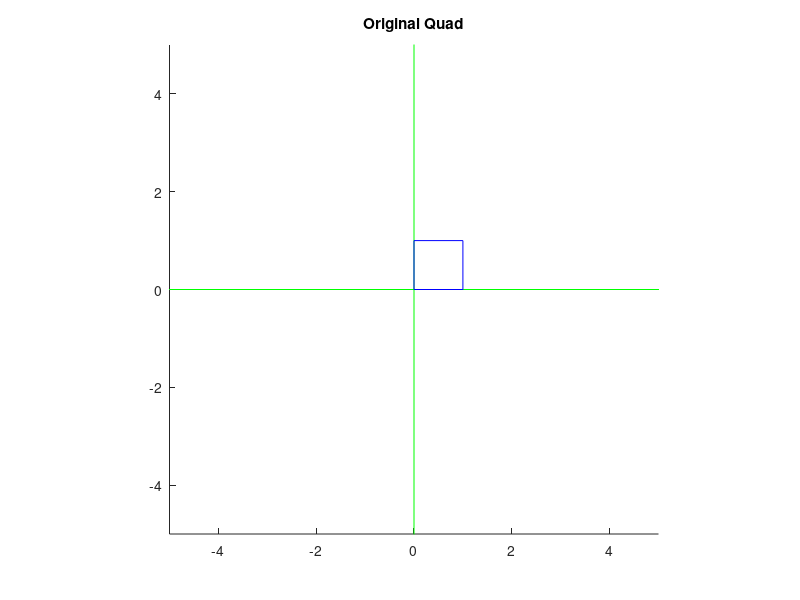
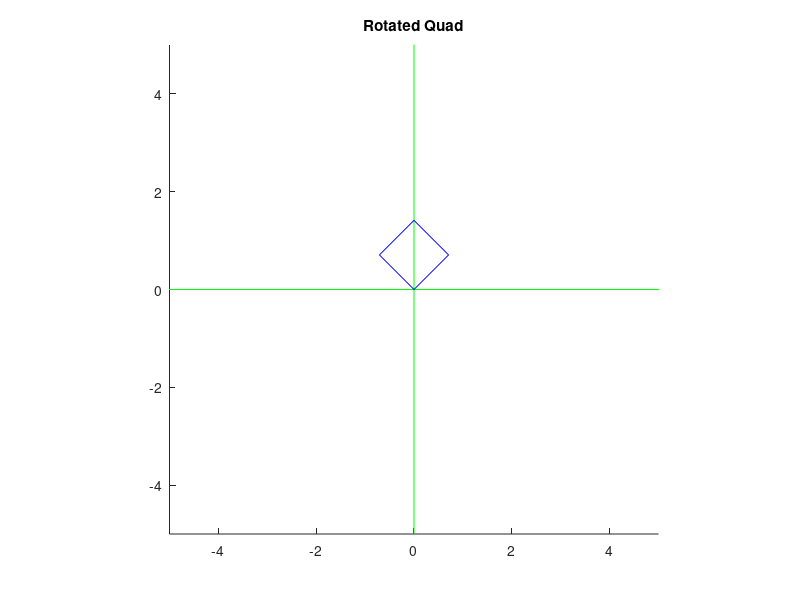
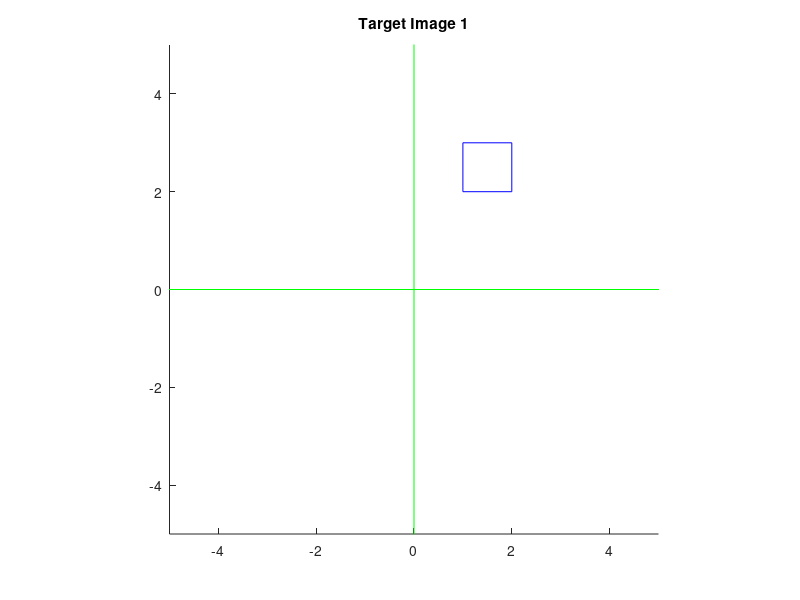

The MATLAB source for these figures, in order:
function[matrix_translate, matrix_rotate, matrix_scale, rotated_vertices, image1_vertices, image2_vertices, image3_vertices, image4_vertices] = Transformations()

%% I. Transformations and Plotting
clc
% 1) Implement the following matrix functions. They can be found at the
% bottom of the file
matrix_translate = mtranslate(1, 2)
matrix_rotate = mrotate(45)
matrix_scale = mscale(2, 3)

% 2) Finish the display_vertices function
quad = [0, 0, 1; 1, 0, 1; 1, 1, 1; 0, 1, 1; 0, 0, 1]'
display_vertices(quad, 11, 'Original Quad');

% 3) Implement the transform_vertices function
rotated_vertices = transform_vertices(quad, matrix_rotate)
display_vertices(rotated_vertices, 12, 'Rotated Quad');

% 4) Delete the next 4 lines and use the implemented functions to produce 
% the Target Images 1-4 (see submission system) and display them.
image1_vertices = transform_vertices(quad,matrix_translate)
image2_vertices = quad;
image3_vertices = quad;
image4_vertices = quad;

display_vertices(image1_vertices, 13, 'Target Image 1');
%display_vertices(image2_vertices, 14, 'Target Image 2');
%display_vertices(image3_vertices, 15, 'Target Image 3');
%display_vertices(image4_vertices, 16, 'Target Image 4');



end

% Returns a 3x3 translation matrix
% tx, ty: translation along x and y
function[matrix] =  mtranslate(tx, ty)
    
    matrix = [1,0,tx;0,1,ty;0,0,1];

end

% Returns a 3x3 counter-clockwise rotation matrix
% angle: rotation angle in degrees
function[matrix] = mrotate(angle)
    % wahrscheinlich clockwise, geh?rt aber counter-clockwise. fix!!
    matrix = [cosd(angle),-sind(angle),0;sind(angle),cosd(angle),0;0,0,1];

end

% Returns a 3x3 scaling matrix
% sx, sy: scaling in x and y direction
function[matrix] = mscale(sx, sy)

    matrix = [sx,0,0;0,sy,0;0,0,1];

end

%Displays a list of vertices
%v: list of vertices ([x1, x2, x3, ...; y1, y2, y3, ...; 1, 1, 1, ....;)
%id: figure id
%head: title of the figure
function[] = display_vertices(v, id, head)

%Create new figure
figure(id);
clf;
%Set title
title(head);
%Fix axis and set aspect ratio
axis([-5, 5, -5, 5]);
pbaspect([1 1 1]);

%Plot coordinate axis
hold on;
plot([-100, 100], [0, 0], '-g');
plot([0, 0], [-100, 100], '-g');


%Display the vertices (v) using the plot function
x = v(1,:)
y = v(2,:)
plot(x,y,'-b')


%Finish drawing
hold off;

end

% Transforms a list of vertices by a matrix
% v: list of vertices ([x1, x2, x3, ...; y1, y2, y3, ...; 1, 1, 1, ....;)
% m: transformation matrix
% Returns a list of transformed vertices of the same size as v
function[result] = transform_vertices(v, m)
%     size(v,2)
    for i=1:size(v,2)
        m;
        v(:,i);
        m * v(:,i);
        v(:,i) = m * v(:,i) 
    end
    
    result = v;

end